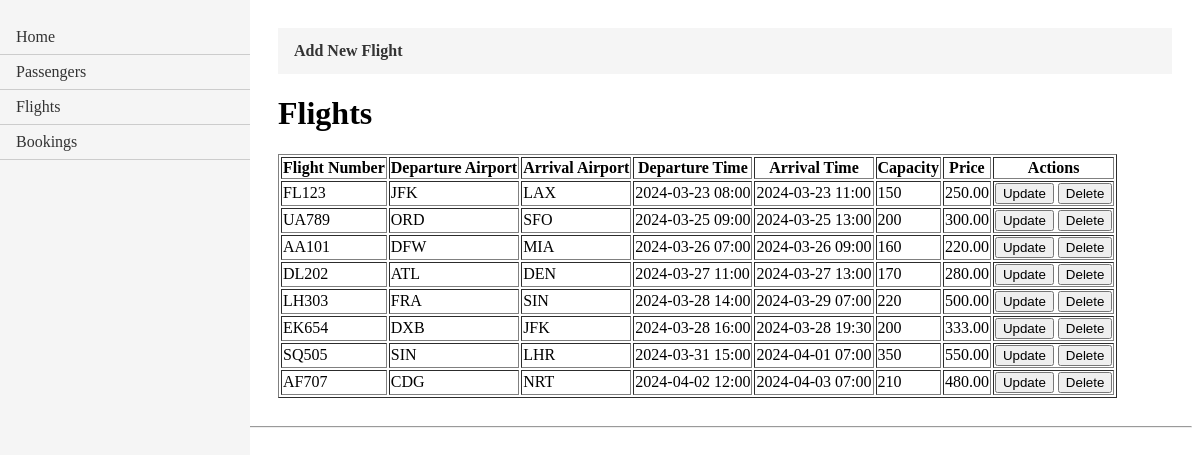
/flight_list/, run on the app's committed database.
### FlightBookingApp/models.py (models this page shows)
class Flight(models.Model):
    flightID = models.AutoField(primary_key=True)
    flightNumber = models.CharField(max_length=20)
    departureAirport = models.CharField(max_length=3)
    arrivalAirport = models.CharField(max_length=3)
    departureTime = models.DateTimeField()
    arrivalTime = models.DateTimeField()
    capacity = models.IntegerField()
    price = models.DecimalField(max_digits=10, decimal_places=2)

### FlightBookingApp/views.py (the view)
# urls.py: path('flight_list/', views.flight_list, name='flight_list'),
def flight_list(request):
    flights = Flight.objects.all()
    formatted_flights = []
    for flight in flights:
        formatted_flights.append(formatted_flight(flight))
    return render(request, 'flight_list.html', {'flights': formatted_flights})

### FlightBookingApp/views.py (called while the page is built)
def formatted_flight(flight): # Created to format data to be presented on the screen.
    formatted_flight = {
        'flightID': flight.flightID,
        'flightNumber': flight.flightNumber,
        'departureAirport': flight.departureAirport,
        'arrivalAirport': flight.arrivalAirport,
        'departureTime': flight.departureTime.strftime('%Y-%m-%d %H:%M'),
        'arrivalTime': flight.arrivalTime.strftime('%Y-%m-%d %H:%M'),
        'capacity': flight.capacity,
        'price': flight.price,
    }
    return formatted_flight

### FlightBookingApp/templates/flight_list.html
{% extends "layout.html" %}
{% block content%}
<ul class="crud-menu">
    <li><a href="{% url 'create_flight' %}"><b>Add New Flight</b></a></li>
</ul>
<h1>Flights</h1>
<table border="1">
    <thead>
      <tr>
        <th>Flight Number</th>
        <th>Departure Airport</th>
        <th>Arrival Airport</th>
        <th>Departure Time</th>
        <th>Arrival Time</th>
        <th>Capacity</th>
        <th>Price</th>
        <th>Actions</th>
      </tr>
    </thead>
    <tbody>
      {% for flight in flights %}
      <tr>
        <td>{{ flight.flightNumber }}</td>
        <td>{{ flight.departureAirport }}</td>
        <td>{{ flight.arrivalAirport }}</td>
        <td>{{ flight.departureTime }}</td>
        <td>{{ flight.arrivalTime }}</td>
        <td>{{ flight.capacity }}</td>
        <td>{{ flight.price }}</td>
        <td>
          <form action="{% url 'update_flight_form' flight.flightID %}" method="post" style="display: inline;">
            <button type="submit">Update</button>
          </form>
          <form action="{% url 'delete_flight' flight.flightID %}" method="post" style="display: inline;">
            <button type="submit">Delete</button>
          </form>
        </td>
      </tr>
      {% endfor %}
    </tbody>
  </table>
{%endblock content%}

### FlightBookingApp/templates/layout.html (style rules this page uses)
.crud-menu { list-style-type: none; margin: 0; padding: 0; overflow: hidden; background-color: #f5f5f5; }
.crud-menu li { float: left; }
.crud-menu li a { display: block; color: #333; text-align: center; padding: 14px 16px; text-decoration: none; }

### data on the page
Flight: flightNumber "FL123", departureAirport "JFK", arrivalAirport "LAX", departureTime "2024-03-23 08:00", arrivalTime "2024-03-23 11:00", capacity "150", price "250.00"
Flight: flightNumber "UA789", departureAirport "ORD", arrivalAirport "SFO", departureTime "2024-03-25 09:00", arrivalTime "2024-03-25 13:00", capacity "200", price "300.00"
Flight: flightNumber "AA101", departureAirport "DFW", arrivalAirport "MIA", departureTime "2024-03-26 07:00", arrivalTime "2024-03-26 09:00", capacity "160", price "220.00"
Flight: flightNumber "DL202", departureAirport "ATL", arrivalAirport "DEN", departureTime "2024-03-27 11:00", arrivalTime "2024-03-27 13:00", capacity "170", price "280.00"
Flight: flightNumber "LH303", departureAirport "FRA", arrivalAirport "SIN", departureTime "2024-03-28 14:00", arrivalTime "2024-03-29 07:00", capacity "220", price "500.00"
Flight: flightNumber "EK654", departureAirport "DXB", arrivalAirport "JFK", departureTime "2024-03-28 16:00", arrivalTime "2024-03-28 19:30", capacity "200", price "333.00"
Flight: flightNumber "SQ505", departureAirport "SIN", arrivalAirport "LHR", departureTime "2024-03-31 15:00", arrivalTime "2024-04-01 07:00", capacity "350", price "550.00"
Flight: flightNumber "AF707", departureAirport "CDG", arrivalAirport "NRT", departureTime "2024-04-02 12:00", arrivalTime "2024-04-03 07:00", capacity "210", price "480.00"
